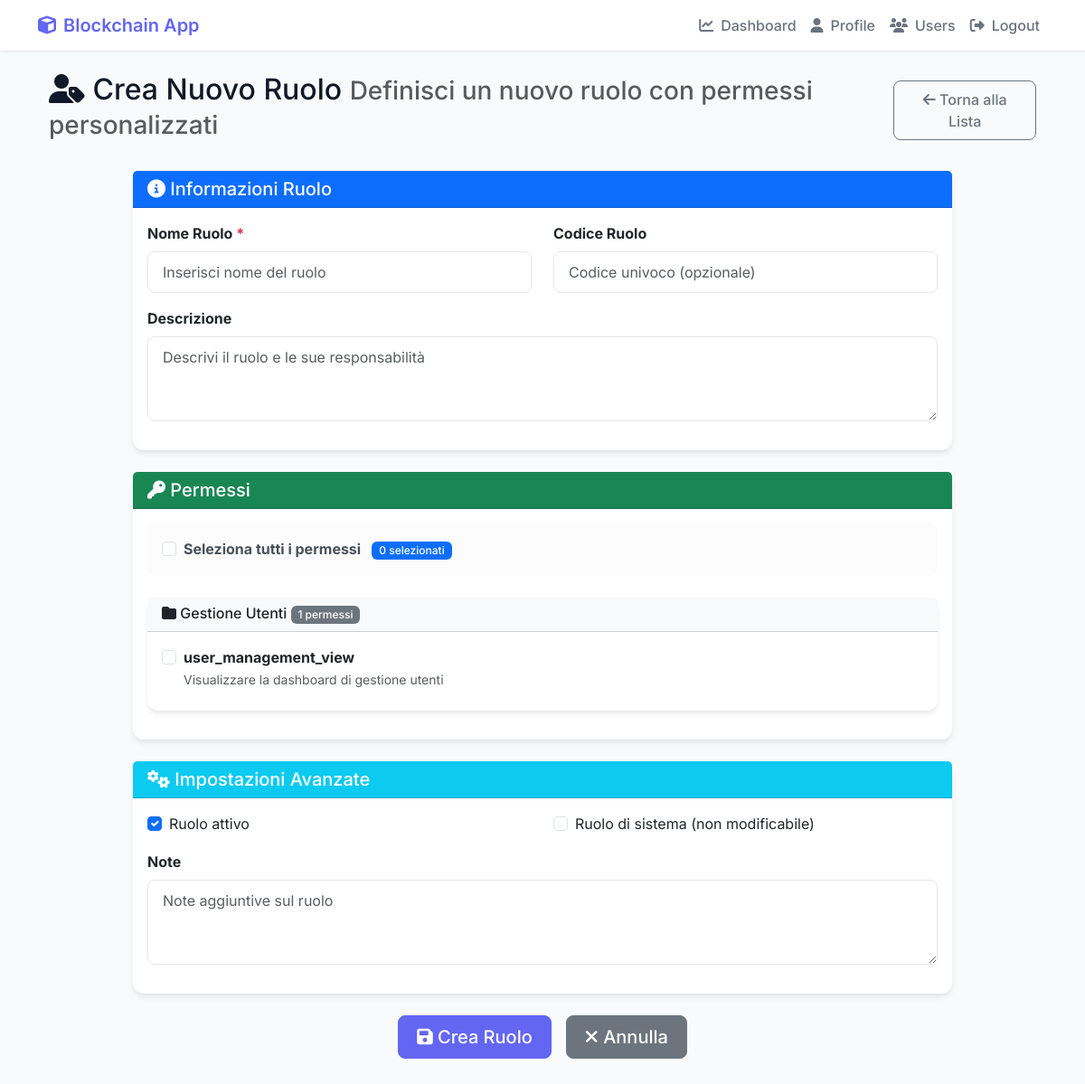
The page /user-management/roles/create/ (signed in) on the database its author committed.
### Cripto1/models.py (models this page shows, shortened)
class Permission(models.Model):
    name = models.CharField(max_length=100, unique=True)
    codename = models.CharField(max_length=100, unique=True)
    description = models.TextField()
    category = models.CharField(max_length=50, choices=[
        ('USER_MANAGEMENT', 'Gestione Utenti'),
        ('TRANSACTION_MANAGEMENT', 'Gestione Transazioni'),
        ('BLOCKCHAIN_MANAGEMENT', 'Gestione Blockchain'),
        ('SYSTEM_ADMIN', 'Amministrazione Sistema'),
        ('AUDIT_LOGS', 'Log di Audit'),
        ('SECURITY', 'Sicurezza'),
        ('REPORTS', 'Report e Analytics'),
    ])
    is_active = models.BooleanField(default=True)
    created_at = models.DateTimeField(auto_now_add=True)
    updated_at = models.DateTimeField(auto_now=True)
    class Meta:
        ordering = ['category', 'name']
        verbose_name = "Permesso"
        verbose_name_plural = "Permessi"

### Cripto1/views.py (the view)
    def wrapper(request, *args, **kwargs):
        if not request.user.is_authenticated:
            messages.error(request, "Devi essere autenticato per accedere a questa sezione.")
            return redirect('Cripto1:login')
        return view_func(request, *args, **kwargs)

### Cripto1/models.py (called while the page is built)
    def is_locked(self):
        if self.locked_until and timezone.now() < self.locked_until:
            return True
        return False

    def update_last_login(self, ip_address=None):
        self.last_login_date = timezone.now()
        if ip_address:
            self.last_login_ip = ip_address
        self.save()

### Cripto1/views.py (called while the page is built, shortened)
def user_management_required(view_func):
    def wrapper(request, *args, **kwargs):
        if not request.user.is_authenticated:
            messages.error(request, "Devi essere autenticato per accedere a questa sezione.")
            return redirect('Cripto1:login')
        return view_func(request, *args, **kwargs)
    return wrapper

@login_required
@user_management_required
def create_role(request):
    context = {
        'permissions': Permission.objects.filter(is_active=True).order_by('category', 'name')
    }
    return render(request, 'Cripto1/user_management/create_role.html', context)

### Cripto1/templates/Cripto1/user_management/create_role.html (shortened to what this page needs)
{% extends 'Cripto1/base.html' %}
{% load static %}
{% block content %}
<div class="container-fluid mt-4">
    <div class="row">
        <div class="col-12">
            <div class="d-flex justify-content-between align-items-center mb-4">
                <h2>
                    <i class="fas fa-user-tag"></i> Crea Nuovo Ruolo
                    <small class="text-muted">Definisci un nuovo ruolo con permessi personalizzati</small>
                </h2>
                <div>
                    <a href="{% url 'Cripto1:role_list' %}" class="btn btn-outline-secondary">
                        <i class="fas fa-arrow-left"></i> Torna alla Lista
                    </a>
                </div>
            </div>
        </div>
    </div>
    <div class="row justify-content-center">
        <div class="col-12 col-lg-10">
            <form method="POST">
                <div class="card border-primary mb-4">
                    <div class="card-header bg-primary text-white">
                        <h5 class="mb-0"><i class="fas fa-info-circle"></i> Informazioni Ruolo</h5>
                    </div>
                    <div class="card-body">
                        <div class="row">
                            <div class="col-md-6">
                                <div class="mb-3">
                                    <label class="form-label fw-bold">Nome Ruolo <span class="text-danger">*</span></label>
                                    <input type="text" name="name" class="form-control" required
                                           placeholder="Inserisci nome del ruolo">
                                </div>
                            </div>
                            <div class="col-md-6">
                                <div class="mb-3">
                                    <label class="form-label fw-bold">Codice Ruolo</label>
                                    <input type="text" name="code" class="form-control"
                                           placeholder="Codice univoco (opzionale)">
                                </div>
                            </div>
                        </div>
                        <div class="mb-3">
                            <label class="form-label fw-bold">Descrizione</label>
                            <textarea name="description" class="form-control" rows="3"
                                      placeholder="Descrivi il ruolo e le sue responsabilità"></textarea>
                        </div>
                    </div>
                </div>
                <div class="card border-success mb-4">
                    <div class="card-header bg-success text-white">
                        <h5 class="mb-0"><i class="fas fa-key"></i> Permessi</h5>
                    </div>
                    <div class="card-body">
                        <div class="alert alert-light mb-4">
                            <div class="form-check">
                                <input type="checkbox" id="select-all" class="form-check-input">
                                <label for="select-all" class="form-check-label fw-bold">Seleziona tutti i permessi</label>
                                <span class="badge bg-primary ms-2" id="selected-count">0 selezionati</span>
                            </div>
                        </div>
                        {% regroup permissions by category as permission_categories %}
                        {% for category in permission_categories %}
                        <div class="card mb-3">
                            <div class="card-header bg-light">
                                <h6 class="mb-0">
                                    <i class="fas fa-folder"></i> {{ category.grouper|default:"Generale" }}
                                    <span class="badge bg-secondary">{{ category.list|length }} permessi</span>
                                </h6>
                            </div>
                            <div class="card-body">
                                {% for permission in category.list %}
                                <div class="mb-2">
                                    <div class="form-check">
                                        <input type="checkbox" name="permissions" value="{{ permission.id }}"
                                               id="perm_{{ permission.id }}" class="form-check-input">
                                        <label for="perm_{{ permission.id }}" class="form-check-label fw-bold">
                                            {{ permission.name }}
                                        </label>
                                    </div>
                                    {% if permission.description %}
                                    <div class="text-muted small ms-4">{{ permission.description }}</div>
                                    {% endif %}
                                </div>
                                {% endfor %}
                            </div>
                        </div>
                        {% empty %}
                        <div class="alert alert-warning">
                            <i class="fas fa-exclamation-triangle me-2"></i> Nessun permesso disponibile
                        </div>
                        {% endfor %}
                    </div>
                </div>
                <div class="card border-info mb-4">
                    <div class="card-header bg-info text-white">
                        <h5 class="mb-0"><i class="fas fa-cogs"></i> Impostazioni Avanzate</h5>
                    </div>
                    <div class="card-body">
                        <div class="row mb-3">
                            <div class="col-md-6">
                                <div class="form-check">
                                    <input type="checkbox" name="is_active" class="form-check-input" id="is_active" checked>
                                    <label class="form-check-label" for="is_active">
                                        Ruolo attivo
                                    </label>
                                </div>
                            </div>
                            <div class="col-md-6">
                                <div class="form-check">
                                    <input type="checkbox" name="is_system_role" class="form-check-input" id="is_system_role">
                                    <label class="form-check-label" for="is_system_role">
                                        Ruolo di sistema (non modificabile)
                                    </label>
                                </div>
                            </div>
                        </div>
                        <div class="mb-3">
                            <label class="form-label fw-bold">Note</label>
                            <textarea name="notes" class="form-control" rows="3"
                                      placeholder="Note aggiuntive sul ruolo"></textarea>
                        </div>
                    </div>
                </div>
                <div class="d-flex justify-content-center gap-3 mb-5">
                    <button type="submit" class="btn btn-primary btn-lg">
                        <i class="fas fa-save"></i> Crea Ruolo
                    </button>
                    <a href="{% url 'Cripto1:role_list' %}" class="btn btn-secondary btn-lg">
                        <i class="fas fa-times"></i> Annulla
                    </a>
                </div>
            </form>
        </div>
    </div>
</div>
{% endblock %}

### Cripto1/templates/Cripto1/base.html (style rules this page uses)
:root { --primary-color: #6366f1; --secondary-color: #4f46e5; --success-color: #22c55e; --danger-color: #ef4444; --warning-color: #f59e0b; --info-color: #3b82f6; --background-color: #f9fafb; --card-background: #ffffff; --text-primary: #111827; --text-secondary: #6b7280; }
body { font-family: 'Inter', sans-serif; background-color: var(--background-color); color: var(--text-primary); }
.card { border: none; border-radius: 12px; box-shadow: 0 4px 6px -1px rgba(0,0,0,0.1); background: var(--card-background); transition: transform 0.2s ease, box-shadow 0.2s ease; }
.btn { font-weight: 500; border-radius: 8px; padding: 0.5rem 1.25rem; transition: all 0.2s ease; }
.btn-primary { background-color: var(--primary-color); border-color: var(--primary-color); }
.alert { border: none; border-radius: 8px; font-weight: 500; }
.badge { font-weight: 500; padding: 0.35em 0.65em; border-radius: 6px; }
.form-control { border-radius: 8px; border: 1px solid #e5e7eb; padding: 0.625rem 1rem; }

### rows shown on the page
Permission: grouper "Gestione Utenti", name "user_management_view", description "Visualizzare la dashboard di gestione utenti"

### other values the page prints
{{ category.list|length }} "1"
